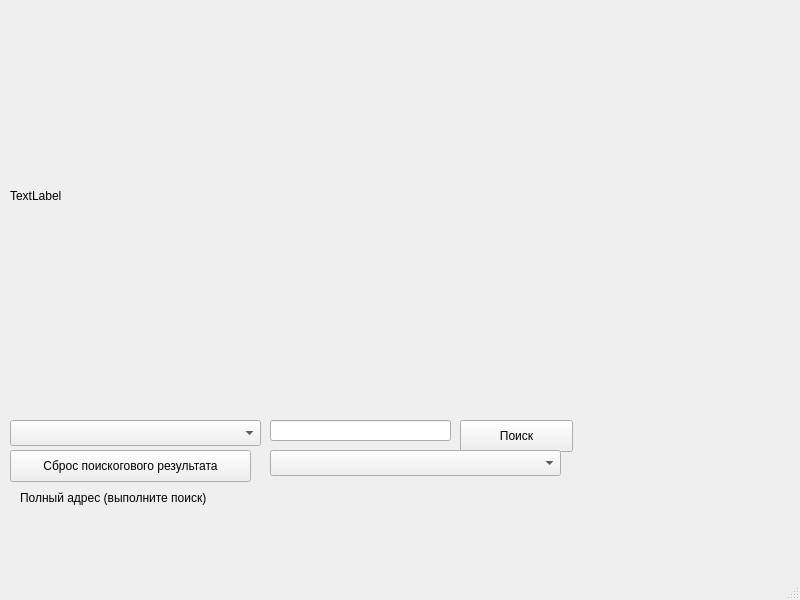
<?xml version="1.0" encoding="UTF-8"?>
<ui version="4.0">
 <class>MainWindow</class>
 <widget class="QMainWindow" name="MainWindow">
  <property name="geometry">
   <rect>
    <x>0</x>
    <y>0</y>
    <width>800</width>
    <height>600</height>
   </rect>
  </property>
  <property name="windowTitle">
   <string>MainWindow</string>
  </property>
  <widget class="QWidget" name="centralwidget">
   <widget class="QLabel" name="image_label">
    <property name="geometry">
     <rect>
      <x>10</x>
      <y>0</y>
      <width>741</width>
      <height>391</height>
     </rect>
    </property>
    <property name="text">
     <string>TextLabel</string>
    </property>
   </widget>
   <widget class="QComboBox" name="type_box">
    <property name="geometry">
     <rect>
      <x>10</x>
      <y>420</y>
      <width>251</width>
      <height>26</height>
     </rect>
    </property>
   </widget>
   <widget class="QLineEdit" name="search_input">
    <property name="geometry">
     <rect>
      <x>270</x>
      <y>420</y>
      <width>181</width>
      <height>21</height>
     </rect>
    </property>
   </widget>
   <widget class="QPushButton" name="search_button">
    <property name="geometry">
     <rect>
      <x>460</x>
      <y>420</y>
      <width>113</width>
      <height>32</height>
     </rect>
    </property>
    <property name="text">
     <string>Поиск</string>
    </property>
   </widget>
   <widget class="QPushButton" name="remove_button">
    <property name="geometry">
     <rect>
      <x>10</x>
      <y>450</y>
      <width>241</width>
      <height>32</height>
     </rect>
    </property>
    <property name="text">
     <string>Сброс поискогового результата</string>
    </property>
   </widget>
   <widget class="QLabel" name="address_label">
    <property name="geometry">
     <rect>
      <x>20</x>
      <y>490</y>
      <width>701</width>
      <height>16</height>
     </rect>
    </property>
    <property name="text">
     <string>Полный адрес (выполните поиск)</string>
    </property>
   </widget>
   <widget class="QComboBox" name="postal_box">
    <property name="geometry">
     <rect>
      <x>270</x>
      <y>450</y>
      <width>291</width>
      <height>26</height>
     </rect>
    </property>
   </widget>
  </widget>
  <widget class="QMenuBar" name="menubar">
   <property name="geometry">
    <rect>
     <x>0</x>
     <y>0</y>
     <width>800</width>
     <height>24</height>
    </rect>
   </property>
  </widget>
  <widget class="QStatusBar" name="statusbar"/>
 </widget>
 <resources/>
 <connections/>
</ui>
